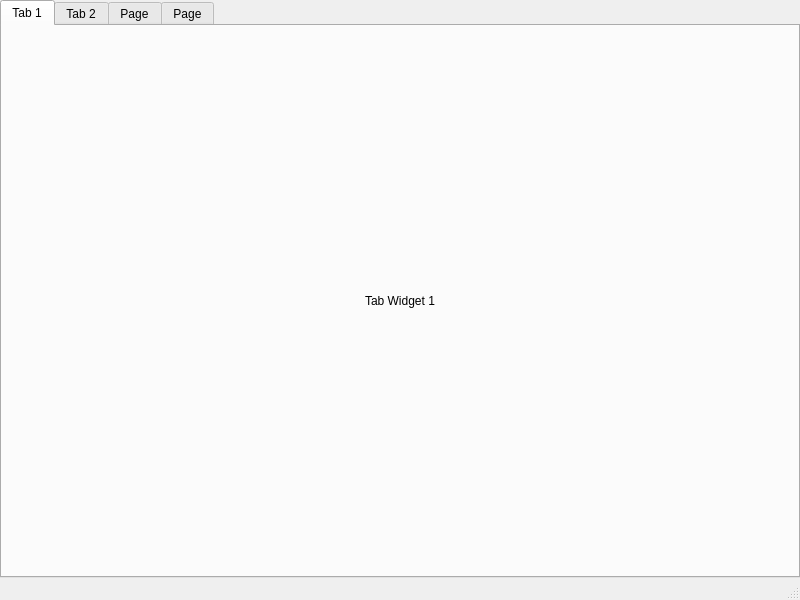
<?xml version="1.0" encoding="UTF-8"?>
<ui version="4.0">
 <class>MainWindow</class>
 <widget class="QMainWindow" name="MainWindow">
  <property name="geometry">
   <rect>
    <x>0</x>
    <y>0</y>
    <width>800</width>
    <height>600</height>
   </rect>
  </property>
  <property name="windowTitle">
   <string>MainWindow</string>
  </property>
  <property name="styleSheet">
   <string notr="true"/>
  </property>
  <widget class="QWidget" name="centralwidget">
   <layout class="QGridLayout" name="gridLayout_4">
    <property name="leftMargin">
     <number>0</number>
    </property>
    <property name="topMargin">
     <number>0</number>
    </property>
    <property name="rightMargin">
     <number>0</number>
    </property>
    <property name="bottomMargin">
     <number>0</number>
    </property>
    <property name="spacing">
     <number>0</number>
    </property>
    <item row="0" column="0">
     <widget class="QWidget" name="widget" native="true">
      <layout class="QGridLayout" name="gridLayout">
       <property name="leftMargin">
        <number>0</number>
       </property>
       <property name="topMargin">
        <number>0</number>
       </property>
       <property name="rightMargin">
        <number>0</number>
       </property>
       <property name="bottomMargin">
        <number>0</number>
       </property>
       <property name="spacing">
        <number>0</number>
       </property>
       <item row="0" column="0">
        <widget class="QTabWidget" name="tabWidget">
         <property name="currentIndex">
          <number>0</number>
         </property>
         <widget class="QWidget" name="tab">
          <attribute name="title">
           <string>Tab 1</string>
          </attribute>
          <layout class="QGridLayout" name="gridLayout_2">
           <property name="leftMargin">
            <number>0</number>
           </property>
           <property name="topMargin">
            <number>0</number>
           </property>
           <property name="rightMargin">
            <number>0</number>
           </property>
           <property name="bottomMargin">
            <number>0</number>
           </property>
           <property name="spacing">
            <number>0</number>
           </property>
           <item row="0" column="0">
            <widget class="QLabel" name="label">
             <property name="text">
              <string>Tab Widget 1</string>
             </property>
             <property name="alignment">
              <set>Qt::AlignCenter</set>
             </property>
            </widget>
           </item>
          </layout>
         </widget>
         <widget class="QWidget" name="tab_2">
          <attribute name="title">
           <string>Tab 2</string>
          </attribute>
          <layout class="QGridLayout" name="gridLayout_3">
           <property name="leftMargin">
            <number>0</number>
           </property>
           <property name="topMargin">
            <number>0</number>
           </property>
           <property name="rightMargin">
            <number>0</number>
           </property>
           <property name="bottomMargin">
            <number>0</number>
           </property>
           <property name="spacing">
            <number>0</number>
           </property>
           <item row="0" column="0">
            <widget class="QLabel" name="label_2">
             <property name="text">
              <string>Tab Widget 2</string>
             </property>
             <property name="alignment">
              <set>Qt::AlignCenter</set>
             </property>
            </widget>
           </item>
          </layout>
         </widget>
         <widget class="QWidget" name="tab_4">
          <attribute name="title">
           <string>Page</string>
          </attribute>
          <layout class="QGridLayout" name="gridLayout_6">
           <property name="leftMargin">
            <number>0</number>
           </property>
           <property name="topMargin">
            <number>0</number>
           </property>
           <property name="rightMargin">
            <number>0</number>
           </property>
           <property name="bottomMargin">
            <number>0</number>
           </property>
           <property name="spacing">
            <number>0</number>
           </property>
           <item row="0" column="0">
            <widget class="QPushButton" name="pushButton">
             <property name="text">
              <string>PushButton</string>
             </property>
            </widget>
           </item>
          </layout>
         </widget>
         <widget class="QWidget" name="tab_3">
          <attribute name="title">
           <string>Page</string>
          </attribute>
          <layout class="QGridLayout" name="gridLayout_5">
           <property name="leftMargin">
            <number>0</number>
           </property>
           <property name="topMargin">
            <number>0</number>
           </property>
           <property name="rightMargin">
            <number>0</number>
           </property>
           <property name="bottomMargin">
            <number>0</number>
           </property>
           <property name="spacing">
            <number>0</number>
           </property>
           <item row="0" column="0">
            <widget class="QTableWidget" name="tableWidget">
             <property name="styleSheet">
              <string notr="true"/>
             </property>
            </widget>
           </item>
          </layout>
         </widget>
        </widget>
       </item>
      </layout>
     </widget>
    </item>
   </layout>
  </widget>
  <widget class="QStatusBar" name="statusbar"/>
 </widget>
 <resources/>
 <connections/>
</ui>
